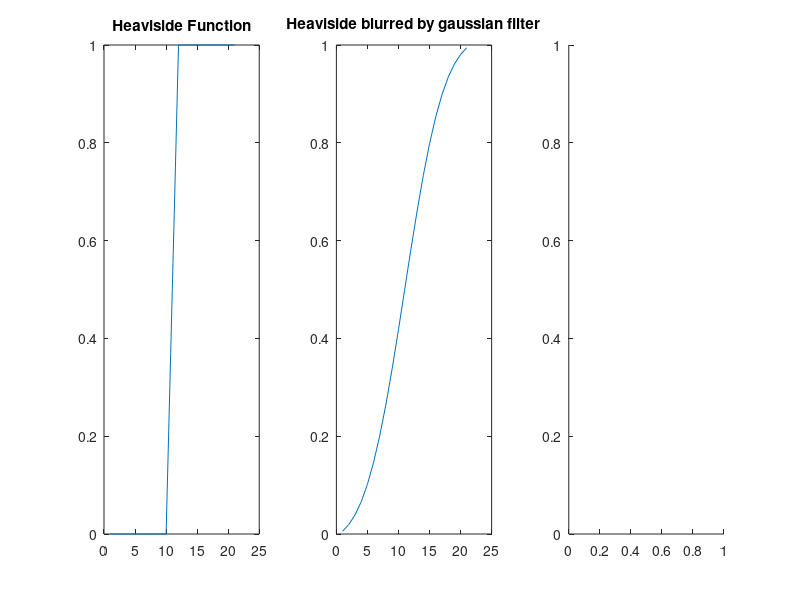

Here is the MATLAB script that generated this plot: (Note: this script raises an error after producing the figure.)
%%%%%%%%%%%%%%%%%%%%% 1D %%%%%%%%%%%%%%%%%%%%%

close all

%heaviside function
n=10;
figure
h=zeros(1,2*n+1);
h(n+1)=1/2;
h(n+2:2*n+1)=1;
subplot(1,3,1)
hflou=imgaussfilt(h,5);
plot(h);
title('Heaviside Function');
subplot(1,3,2)
plot(hflou)
title('Heaviside blurred by gaussian filter');
subplot(1,3,3)
plot(shock1(hflou',0.01,0.02,30))
title('Heaviside blurred filter by Shocks ');

%line of pixel of an image
figure
A=imread('lena512.bmp'); 
L=A(1,:);
L=double(L);

Lflou=imgaussfilt(L,2); 
subplot(2,3,2) 
plot(L)
title('First line of pixel');

%Affichage première ligne floue
subplot(2,3,3) 
plot(Lflou)
title('Blurred line with gaussian filter');

%Affichage première ligne floue +shock
subplot(2,3,4) 
plot(shock1(double(Lflou),0.01,0.02,5))
title('Blurred line filter by Shocks');
xlabel('5 iterations')

%Affichage première ligne floue +shock
subplot(2,3,5) 
plot(shock1(double(Lflou),0.01,0.02,10))
title('Blurred line filter by Shocks');
xlabel('10 iterations')

%Affichage première ligne floue +shock
subplot(2,3,6) 
plot(shock1(double(Lflou),0.01,0.02,20))
title('Blurred line filter by Shocks');
xlabel('20 iterations')

% %Affichage première ligne floue +shock
% subplot(1,4,4) 
% plot(shock216(double(Lflou),0.01,0.02,10))
% title('Blurred line filter by Shocks revised');
%cas 1D
figure
Dt = 0.1;
h = 0.1;
X = -10:h:10;
U0 = cos(X);
s = shock1(U0,Dt,h,10);

subplot(2,1,1);
plot(X,U0);
title('cos');
subplot(2,1,2);
plot(X,s);
title('cos with shock');

%cas 2D
RGB=imread('lena512color.tiff');
I=rgb2gray(RGB);
I = double(I);

%lenna
sigm = 3;
Iflou = imgaussfilt(I,sigm);
figure
subplot(2,3,1)
imshow(uint8(I));
title('original picture');

subplot(2,3,2)
imshow(uint8(Iflou));
title('blurred picture sigma=3');

SL = shock2d(Iflou,3);
subplot(2,3,3)
imshow(uint8(SL));
title('Filtered by shock with L (3 iterations)');

Slap = shock2dlap(Iflou,3);
subplot(2,3,4)
imshow(uint8(Slap));
title('Filtered by shock filter with Laplacian (3 iterations)');

%scheme 2
SRev = shock2dbis(Iflou,5);
subplot(2,3,5)
imshow(uint8(SRev));
title('Filtered by revised shock filter with L (5 iterations)');

%error calulus
erreur_flou_lenna = norm(I-Iflou,'fro')/norm(I,'fro');
erreur_SL_lenna = norm(I-SL,'fro')/norm(I,'fro');
erreur_Slap_lenna = norm(I-Slap,'fro')/norm(I,'fro');
erreur_SRev_lenna = norm(I-SRev,'fro')/norm(I,'fro');

%rectangles picture
figure

I=imread('gray.tiff');

I = double(I);
Iflou = imgaussfilt(I,4);

subplot(1,3,1)
imshow(uint8(I));
title('original picture');

subplot(1,3,2)
imshow(uint8(Iflou));
title('blurred picture sigma = 4');

subplot(1,3,3)
S = shock2d(Iflou,14);
imshow(uint8(S));
title('Shocked whith L and 14 iterations');

erreur_flou_carre = norm(Iflou-I,'fro')/norm(I,'fro');
erreur_s_carre = norm(I-S,'fro')/norm(I,'fro');

fprintf('relative error between the transformed picture (T) and the original one (O) (||T-O||/||O|| where || || is the Frobenius norm):\n\n');
fprintf('blurred lena (gaussian blur sigma = 3): %2.3f%%    blurred lena shocked with L formula: %2.3f%%\nblurred lena shocked with Laplacian: %2.3f%%    blurred lena shocked with revised scheme: %2.3f%%\n\n', erreur_flou_lenna*100, erreur_SL_lenna*100, erreur_Slap_lenna*100, erreur_SRev_lenna*100);
fprintf('blurred rectangles (gaussian blur sigma = 4): %2.3f%%    blurred rectangles shocked with L formula: %2.3f%%\n', erreur_flou_carre*100, erreur_s_carre*100);